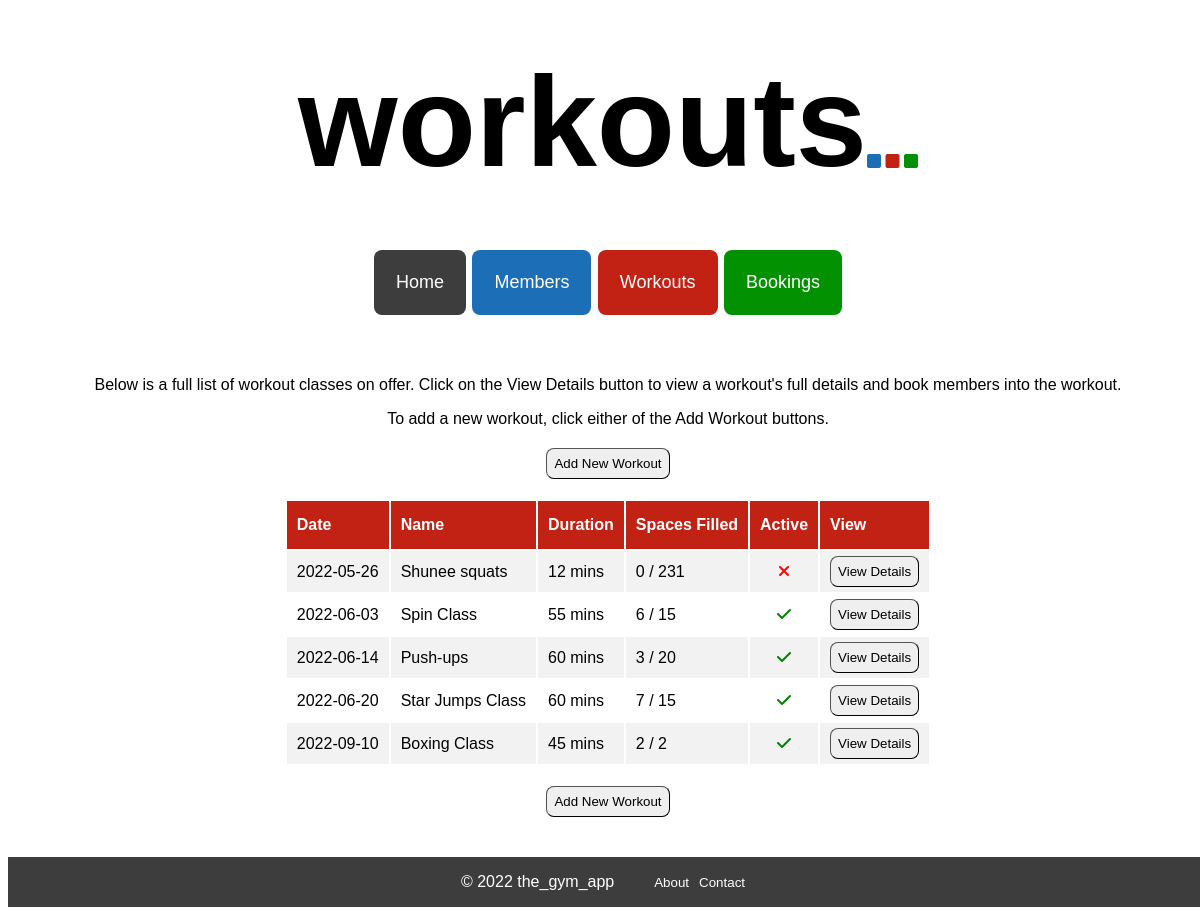
/workouts, run on an earlier commit of the app's database.
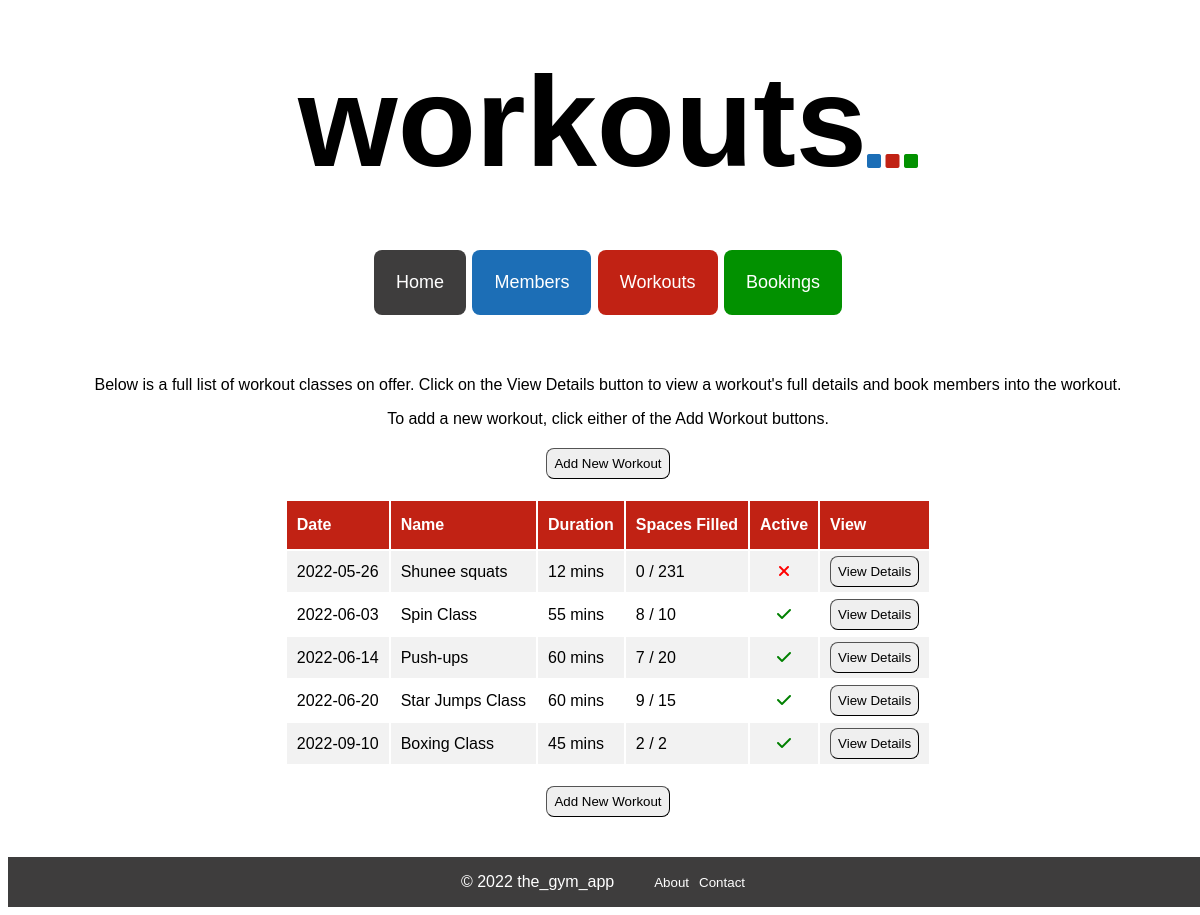
And on a later commit of the database.
### tables this page shows
CREATE TABLE workouts (
    id INTEGER PRIMARY KEY AUTOINCREMENT,
    name VARCHAR,
    date DATE,
    description TEXT,
    duration INTEGER,
    capacity INTEGER,
    capacity_filled INTEGER,
    active BOOLEAN
);

### controllers/workout_controller.py (the view)
@workouts_blueprint.route("/workouts")
def workouts():
    route_name = "workouts"
    workouts = workout_repository.select_all()
    return render_template("workouts/index.html", route_name=route_name, workouts=workouts)

### db/run_sql.py (called while the page is built)
def get_db():
    path = os.path.dirname(os.path.abspath(__file__))
    db = os.path.join(path, "gym_db.db")
    conn = sqlite3.connect(db)
    conn.execute("PRAGMA foreign_keys = 1")
    conn.row_factory = sqlite3.Row
    return conn

def run_sql(sql, values = []):
    db = get_db()
    cursor = db.cursor()
    cursor.execute(sql, values)
    results = cursor.fetchall()
    db.commit()
    db.close()
    return results

### repositories/workout_repository.py (called while the page is built)
def sort_fuction(workout):
    return workout.date

def select_all():
    workouts = []
    sql = "SELECT * FROM workouts"
    results = run_sql(sql)
    for row in results:
        active = True if row['active'] == 1 else False
        workout = Workout(row['name'], row['date'], row['description'], row['duration'], row['capacity'], row['capacity_filled'], active, row['id'])
        workouts.append(workout)
    workouts.sort(key=sort_fuction)
    return workouts

### templates/workouts/index.html
{% extends 'base.html'%}
{% block content %}
<div class="index_page_container">
    <p>Below is a full list of workout classes on offer. Click on the View Details button to view a workout's full details and book members into the workout.</p>
    <p>To add a new workout, click either of the Add Workout buttons.</p>
    <button class="index_page_button" id="index_page_top_button" id="index_page_button_workouts">
        <a class="index_page_link" href="/workouts/create">Add New Workout</a>
    </button>
    <table class="index_table">
        <tr class="index_table_headers" id="index_table_headers_workouts">
            <th>Date</th>
            <th>Name</th>
            <th>Duration</th>
            <th>Spaces Filled</th>
            <th>Active</th>
            <th>View</th>
        </tr>
        {% for workout in workouts %}
        <tr class="index_table_content">
            <td>{{workout.date}}</td>
            <td>{{workout.name}}</td>
            <td>{{workout.duration}} mins</td>
            <td>{{workout.capacity_filled}} / {{workout.capacity}}</td>
            {% if workout.active == True %}
            <td class="active_column"><i class="fa-solid fa-check" style="color: green"></i></td>
            {% elif workout.active == False %}
            <td class="active_column"><i class="fa-solid fa-xmark" style="color: red"></i></td>
            {% endif %}
            <td class="delete_column"><button class="index_page_button" id="view_details_button"><a class="index_page_link" href="/workouts/{{workout.id}}">View Details</button></td>
        {% endfor %}
        </tr>
    </table>
        <button class="index_page_button" id="index_page_bottom_button">
            <a class="index_page_link" href="/workouts/create">Add New Workout</a>
        </button>
</div>
{% endblock %}

### templates/base.html (shortened to what this page needs)
<!DOCTYPE html>
<html lang="en">
<head>
    <link rel="stylesheet" href="{{ url_for('static', filename='style.css') }}">
    <link rel="stylesheet" href="{{ url_for('static', filename='index_pages.css') }}">
    <link rel="stylesheet" href="{{ url_for('static', filename='create_pages.css') }}">
    <link rel="stylesheet" href="{{ url_for('static', filename='show_pages.css') }}">
    <link rel="stylesheet" href="{{ url_for('static', filename='edit_pages.css') }}">
</head>
<body>
    <div class="base">
    <header>
        <h1 class="page_headers">{{route_name}}</h1>
        <p><i class="fa-solid fa-square" id="square" style="color:#1c6eb6"></i> <i class="fa-solid fa-square" style="color:#c12214"></i>
        <i class="fa-solid fa-square" style="color:#029100"></i></p>
    </header>
    <div class="nav_bar">
        <nav>
                <button class="nav_item" id="nav_home"><a href="/">Home</a></button>
                <button class="nav_item" id="nav_member"><a href="/members">Members</a></button>
                <button class="nav_item" id="nav_workout"><a href="/workouts">Workouts</a></button>
                <button class="nav_item" id="nav_booking"><a href="/bookings">Bookings</a></button>
        </nav>
    </div>
    </div>
    <div class="block_content">
        {% block content %}
        {% endblock%}
    </div>
</body>
<footer>
    <p> © 2022 the_gym_app</p>
    <nav>
        <ul>
            <li>About</li>
            <li>Contact</li>
        </ul>
    </nav>
</footer>
</html>

### static/style.css (style rules this page uses)
body { height: 100%; width: 100%; font-family: Verdana, Geneva, Tahoma, sans-serif; }
.page_headers { font-size: 800%; text-align: center; margin-top: 40px; margin-bottom: 50px; }
.base { margin: 0 auto; text-align: center; }
.base>header { display: flex; justify-content: center; align-items: center; }
.base>header>p { align-self: flex-end; margin-bottom: 74px; }
.nav_bar { list-style-type: none; margin: 0; padding: 0; margin-bottom: 30px; }
.nav_item { display: inline; margin: 5px 1px; padding: 22px; border-radius: 8px; border: none; }
.nav_item>a { color: white; text-align: center; text-decoration: none; font-size: large; }
#nav_home { background-color: #3e3d3d; }
#nav_member { background-color: #1c6eb6; }
#nav_workout { background-color: #c12214; }
#nav_booking { background-color: #029100; }
footer { display: flex; background-color: #3e3d3d; color: white; font-style: bold; justify-content: center; align-items: center; width: 100%; margin-top: auto; }
footer>nav>ul { display: flex; list-style: none; }
footer>nav>ul>li { margin-right: 10px; font-size: smaller; }

### static/index_pages.css (style rules this page uses)
.index_page_container { display: flex; flex-direction: column; align-items: center; justify-content: center; margin: 40px auto; }
.index_page_container > p { margin-bottom: 0px; }
.index_table { width: auto; text-align: left; }
.index_table_headers { background-color: #1c6eb6; color: white; }
#index_table_headers_workouts { background-color: #c12214; }
.index_table_headers > th { padding: 15px 10px; }
.index_table_content > td { padding: 5px 10px; }
.index_table_content:nth-child(even) { background-color: #f2f2f2; }
.active_column { text-align: center; }
.delete_column { text-align: center; }
.index_page_button { padding: 7px; border-radius: 8px; border-width: 1px; }
.index_page_link { color: #000000; text-decoration: none; }
#index_page_top_button { margin-top: 20px; margin-bottom: 20px; }
#index_page_bottom_button { margin-top: 20px; }

What changed in the data, as far as the page shows it:
changed workouts "Spin Class": capacity_filled "6" → "8"; capacity "15" → "10"
changed workouts "Push-ups": capacity_filled "3" → "7"
changed workouts "Star Jumps Class": capacity_filled "7" → "9"
